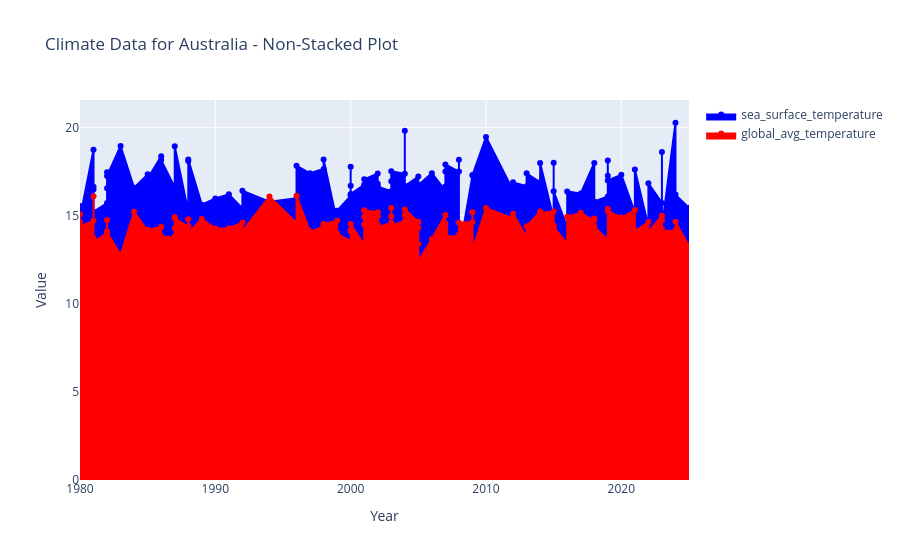

Notebook source saved alongside this figure:
### Code cell
# Assuming 'color_map' is defined like this
color_map = {
    'sea_surface_temperature': 'blue',
    'global_avg_temperature': 'red'
}

# Convert your DataFrame to a long format suitable for plotting
melted_data_all = australia_data.melt(
    id_vars='year',
    value_vars=[
        'global_avg_temperature',
        'sea_surface_temperature'
    ],
    var_name='Metric',
    value_name='Value'
)

# Prepare traces for each metric, defining order for visibility
traces = []
for metric in ['sea_surface_temperature', 'global_avg_temperature']:  # Define specific order
    filtered_data = melted_data_all[melted_data_all['Metric'] == metric]
    trace = go.Scatter(
        x=filtered_data['year'],
        y=filtered_data['Value'],
        mode='lines+markers',
        name=metric,
        line=dict(color=color_map[metric]),
        fill='tozeroy',  # Fill from the line to the x-axis
        fillcolor=color_map[metric],
        opacity=0.5  # Adjust opacity to allow visibility of overlaps
    )
    traces.append(trace)

# Define layout
layout = go.Layout(
    title='Climate Data for Australia - Non-Stacked Plot',
    xaxis=dict(title='Year'),
    yaxis=dict(title='Value'),
    hovermode='x unified'  # Improve hover info display
)

# Create the figure
fig = go.Figure(data=traces, layout=layout)

# Display the plot
fig.show()
